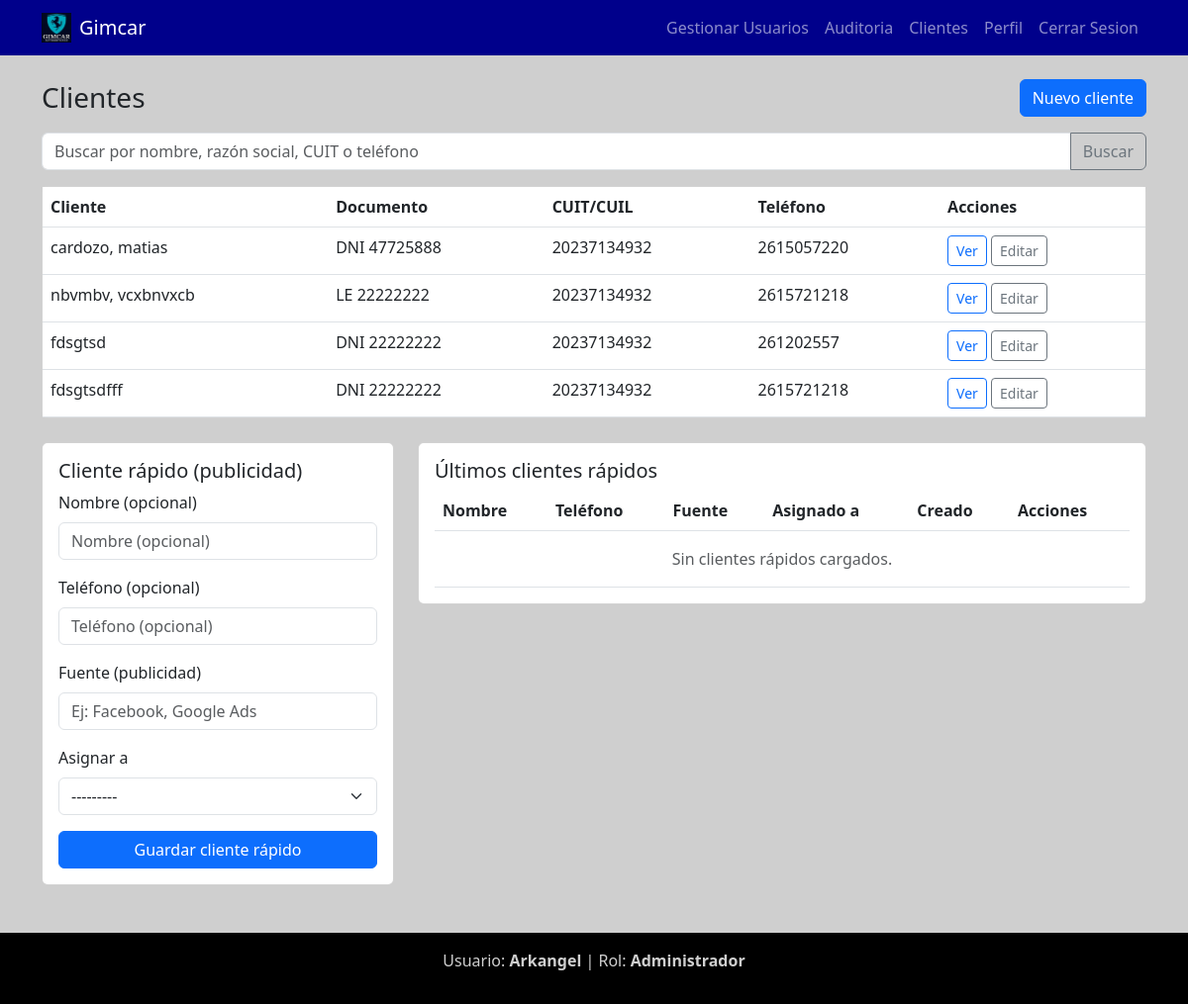
The page /clientes/ (signed in) on the database as committed earlier.
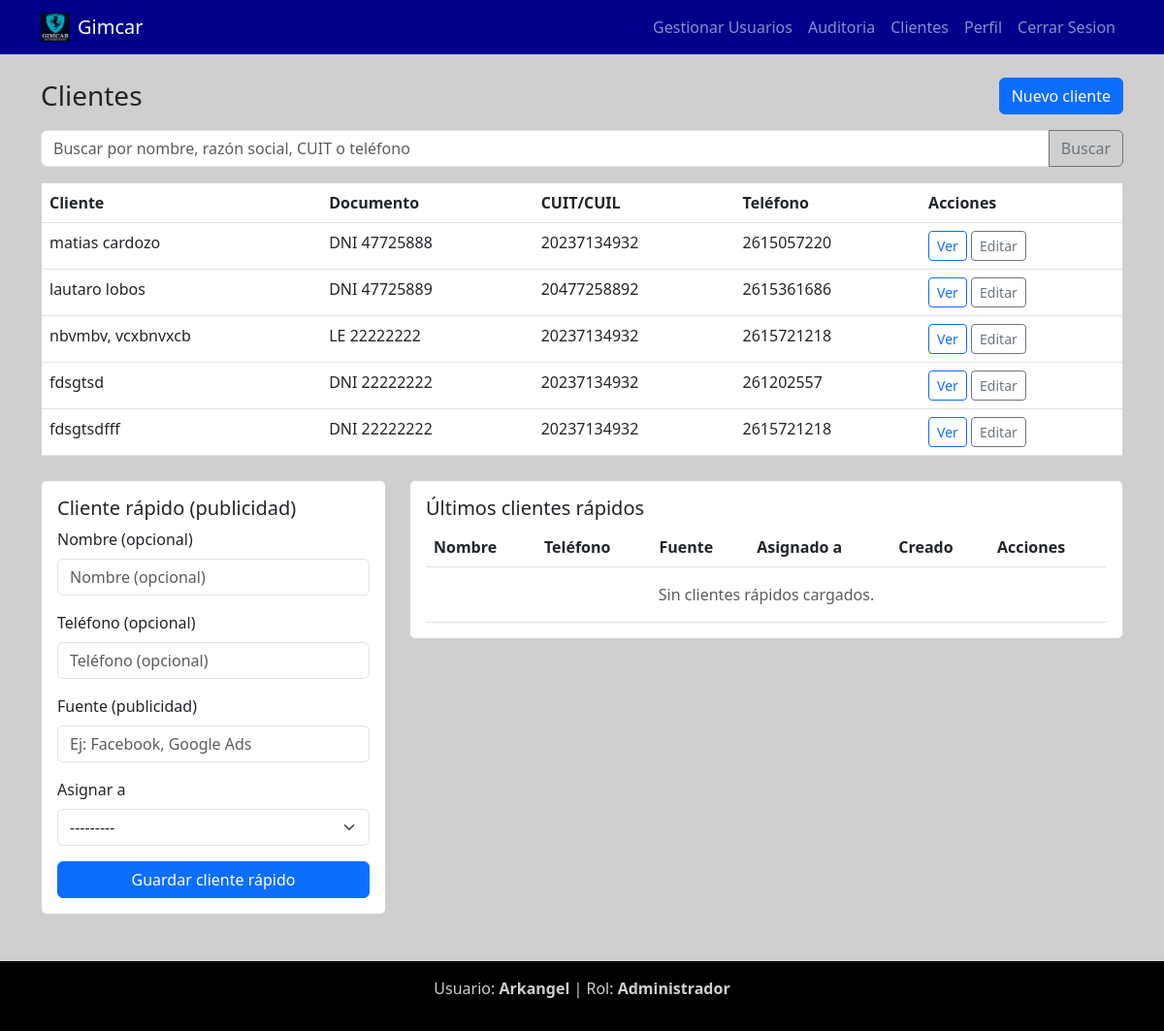
The same page on the database as committed later.
### apps/clients/models.py (models this page shows, shortened)
class Client(models.Model):
    owner = models.ForeignKey(User, on_delete=models.SET_NULL, null=True, blank=True, related_name='clients_owned')
    first_name = models.CharField('Nombre', max_length=100, blank=True)
    last_name = models.CharField('Apellido', max_length=100, blank=True)
    company_name = models.CharField('Razón Social', max_length=150, blank=True)
    doc_type = models.CharField('Tipo de Documento', max_length=3, choices=DOC_TYPE_CHOICES)
    doc_number = models.CharField(
        'Número de Documento',
        max_length=15,
        validators=[RegexValidator(r'^\d+$', 'Solo se permiten números.')],
    )
    birth_date = models.DateField('Fecha de Nacimiento')
    sex = models.CharField('Sexo', max_length=1, choices=SEX_CHOICES)
    marital_status = models.CharField('Estado Civil', max_length=10, choices=MARITAL_STATUS_CHOICES)
    nationality = models.CharField('Nacionalidad', max_length=50)
    tax_condition = models.CharField('Condición Fiscal', max_length=10, choices=TAX_CONDITION_CHOICES)
    cuit = models.CharField('CUIT/CUIL', max_length=11, validators=[validate_cuit])
    street = models.CharField('Calle', max_length=150)
    street_number = models.CharField('Número', max_length=10, validators=[RegexValidator(r'^\d+$', 'Solo números.')])
    floor = models.CharField('Piso', max_length=10, blank=True)
    apartment = models.CharField('Depto', max_length=10, blank=True)
    postal_code = models.CharField('Código Postal', max_length=10)
    city = models.CharField('Localidad', max_length=100)
    province = models.CharField('Provincia', max_length=100)
    phone = models.CharField('Teléfono', max_length=30)
    email = models.EmailField('Correo Electrónico', validators=[EmailValidator()])
    employment = models.CharField('Empleo / Ocupación', max_length=100, blank=True)
    created_at = models.DateTimeField(auto_now_add=True)
    updated_at = models.DateTimeField(auto_now=True)
    class Meta:
        verbose_name = 'Cliente'
        verbose_name_plural = 'Clientes'
        ordering = ['last_name', 'company_name']
        indexes = [
            models.Index(fields=['last_name']),
            models.Index(fields=['company_name']),
            models.Index(fields=['cuit']),
        ]

### apps/clients/views.py (the view, shortened to what this page needs)
# urls.py: path('', views.client_list, name='client_list'),
@login_required(login_url='login')
@user_passes_test(is_admin, login_url='landing')
def client_list(request):
    full_admin = is_full_admin(request.user)
    query = request.GET.get('q', '').strip()
    clients = Client.objects.all()
    if not full_admin:
        clients = clients.filter(owner=request.user)
    lead_form = ClientLeadForm(request.POST or None, user=request.user)
    leads_qs = ClientLead.objects.select_related('owner').all()
    if not full_admin:
        leads_qs = leads_qs.filter(owner=request.user)
    leads = leads_qs.order_by('-created_at')[:50]
    return render(request, 'clients/client_list.html', {
        'clients': clients,
        'query': query,
        'lead_form': lead_form,
        'leads': leads,
        'full_admin': full_admin,
    })

### apps/clients/views.py (called while the page is built)
def is_admin(user):
    profile = getattr(user, 'profile', None)
    role = getattr(profile, 'role', UserProfile.ROLE_VENDOR) if profile else UserProfile.ROLE_VENDOR
    return user.is_superuser or role in (
        UserProfile.ROLE_ADMIN,
        UserProfile.ROLE_SUPERVISOR,
        UserProfile.ROLE_VENDOR,
        UserProfile.ROLE_NEGOTIATOR,
    )

def is_full_admin(user):
    profile = getattr(user, 'profile', None)
    role = getattr(profile, 'role', UserProfile.ROLE_VENDOR) if profile else UserProfile.ROLE_VENDOR
    return user.is_superuser or role in (UserProfile.ROLE_ADMIN, UserProfile.ROLE_SUPERVISOR)

### templates/clients/client_list.html (shortened to what the changed rows need)
{% extends "base/base.html" %}
{% block content %}
<div class="card">
    <div class="card-body p-0">
        <table class="table mb-0">
            <thead>
                <tr>
                    <th>Cliente</th>
                    <th>Documento</th>
                    <th>CUIT/CUIL</th>
                    <th>Teléfono</th>
                    <th>Acciones</th>
                </tr>
            </thead>
            <tbody>
                {% for c in clients %}
                <tr>
                    <td>
                        {% if c.company_name %}{{ c.company_name }}{% else %}{{ c.last_name }}, {{ c.first_name }}{% endif %}
                    </td>
                    <td>{{ c.doc_type }} {{ c.doc_number }}</td>
                    <td>{{ c.cuit }}</td>
                    <td>{{ c.phone }}</td>
                    <td>
                        <a href="{% url 'client_detail' c.id %}" class="btn btn-sm btn-outline-primary">Ver</a>
                        <a href="{% url 'client_edit' c.id %}" class="btn btn-sm btn-outline-secondary">Editar</a>
                    </td>
                </tr>
                {% empty %}
                <tr>
                    <td colspan="5" class="text-center py-3">No hay clientes cargados.</td>
                </tr>
                {% endfor %}
            </tbody>
        </table>
    </div>
</div>
<div class="row mt-4">
    <div class="col-lg-8">
        <div class="card">
            <div class="card-body">
                <div class="table-responsive">
                    <table class="table align-middle mb-0">
                        <thead>
                            <tr>
                                <th>Nombre</th>
                                <th>Teléfono</th>
                                <th>Fuente</th>
                                <th>Asignado a</th>
                                <th>Creado</th>
                                <th>Acciones</th>
                            </tr>
                        </thead>
                    </table>
                </div>
            </div>
        </div>
    </div>
</div>
{% endblock %}

Rows that differ between the two databases and show on the page:
changed Client: company_name (not shown) → "matias cardozo"; last_name "cardozo" → (not shown); first_name "matias" → (not shown)
added Client: company_name "lautaro lobos", doc_type "DNI", doc_number "47725889", cuit "20477258892", phone "2615361686"
